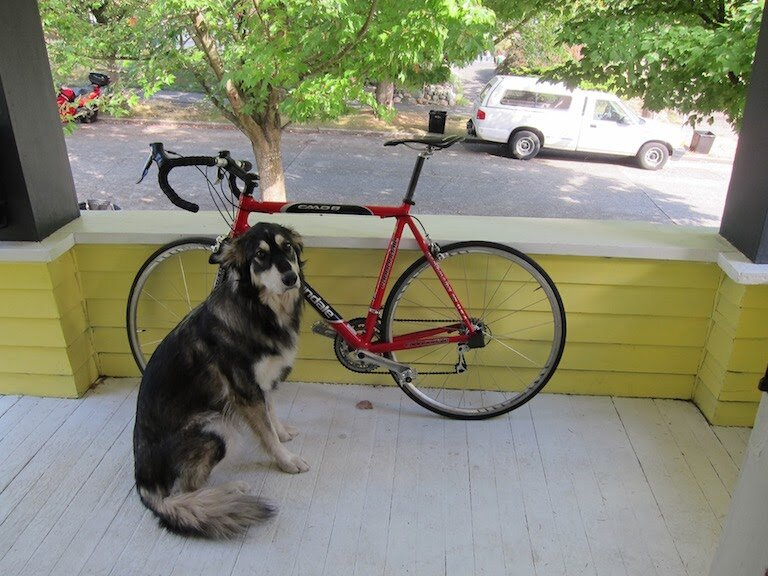
#> input picture lab-works/lab-4/dog.jpeg, 768 x 576 px, found by its file name
$ python q2.py
#> lines starting #> are read from the running program, lines starting #| are printed output that depends on the picture; after the words box and inside, x2 and y2 are one past the last pixel; in counts of white or black regions, pixels touching at a corner belong together
import cv2
import numpy as np

image2 = cv2.imread('/content/dog.jpeg', cv2.IMREAD_GRAYSCALE)
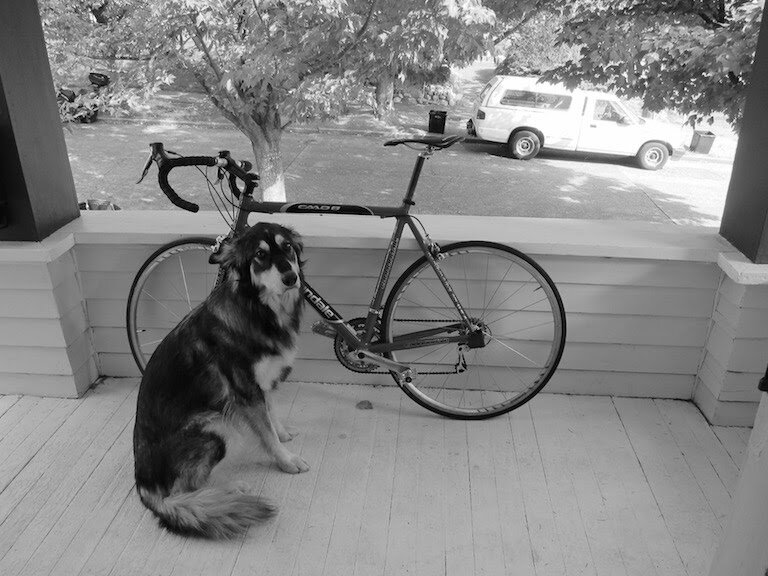
#> image2: shape (576, 768); min 0, max 255, mean 132.8


ret, thresh = cv2.threshold(image2, 127, 255, 0)
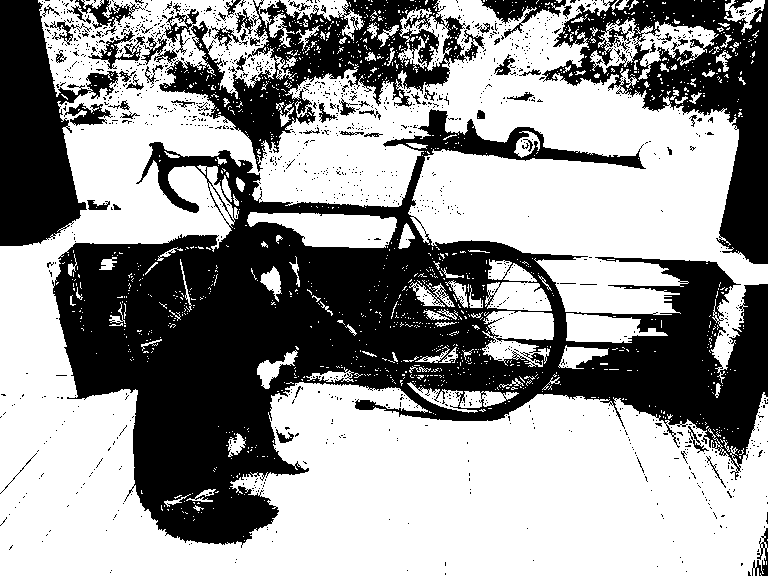
#> thresh: shape (576, 768); 59.4% white; 1375 black regions (1305 under 20 px)

contours, _ = cv2.findContours(thresh, cv2.RETR_TREE, cv2.CHAIN_APPROX_SIMPLE)
#> contours = 4174 contours, 3978 with area under 20; largest, box (x1, y1, x2, y2) and area: (0, 0, 768, 576) 238712, (247, 212, 397, 248) 3460, (590, 18, 719, 80) 3130, (482, 311, 554, 367) 2473, (485, 259, 552, 311) 2098
for contour in contours:
    x, y, w, h = cv2.boundingRect(contour)
    cv2.rectangle(image2, (x, y), (x + w, y + h), (0, 255, 0), 2)
#> this loop made 4174 passes
#> (x, y, w, h) on passes 2, 5, 7: (763, 569, 1, 1), (244, 540, 1, 1), (243, 536, 1, 1)
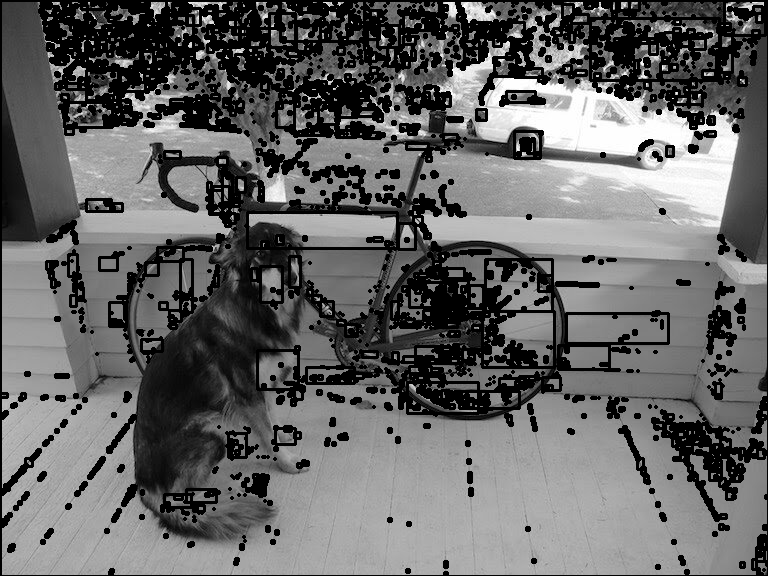
#> image2: shape (576, 768); min 0, max 255, mean 102

cv2.imshow()
cv2.waitKey(0)
cv2.destroyAllWindows()
